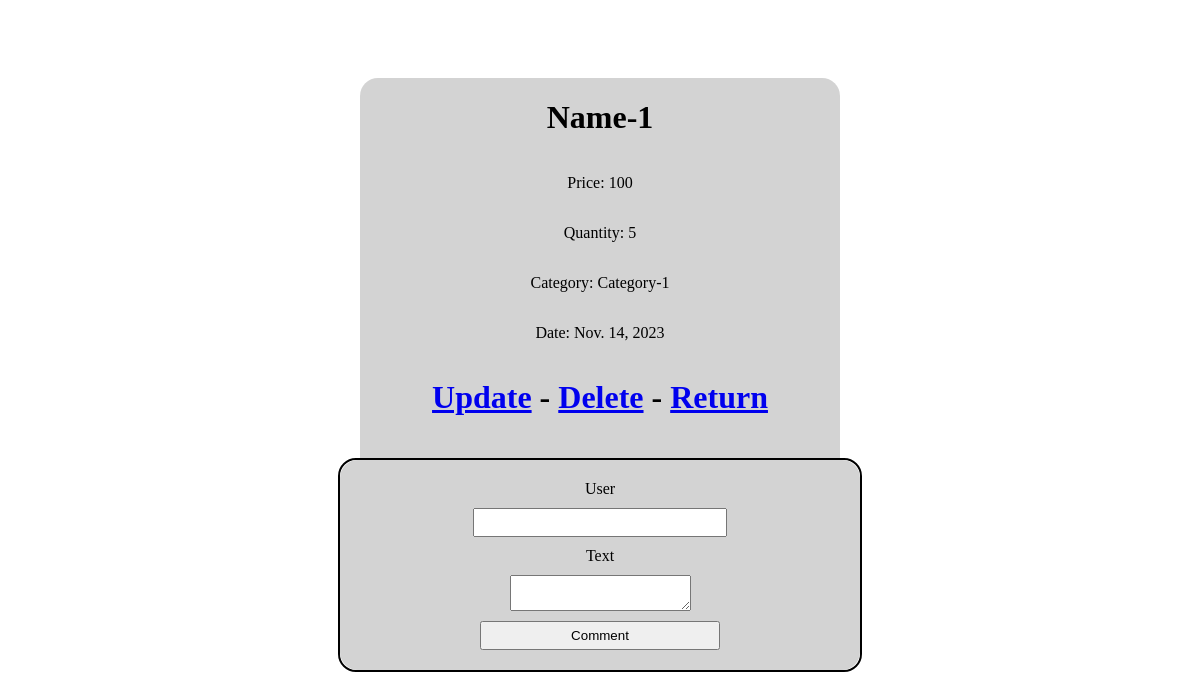
Screenshot of /product/name-1/ with the database file from the repository.
### show_info/models.py (models this page shows, shortened)
class Product(models.Model):
    name = models.CharField('Product name', max_length=255)
    price = models.PositiveIntegerField('Price')
    quantity = models.PositiveIntegerField('Quantity')
    category = models.ForeignKey('Category', on_delete=models.SET_NULL, null=True, verbose_name='Category')
    date = models.DateField('Date add', auto_now_add=True)
    slug = models.SlugField('Slug', max_length=255, unique=True, null=True, blank=True)

class Category(models.Model):
    name = models.CharField('Category name', max_length=255)
    def __str__(self):
        return self.name

### show_info/views.py (the view)
# urls.py: path('product/<slug:p_slug>/', views.product_detail_page, name='product_detail_page'),
def product_detail_page(request, p_slug):
    product = Product.objects.get(slug=p_slug)
    return render(request, 'show_info/product_detail.html', {'title': 'Product Detail', 'product': product})

### show_info/templates/show_info/product_detail.html (shortened to what this page needs)
{% extends 'show_info/layout.html' %}
{% block content %}
    <div class="card_info">
        <h1>{{ product.name }}</h1>
        <p>Price: {{ product.price }}</p>
        <p>Quantity: {{ product.quantity }}</p>
        <p>Category: {{ product.category }}</p>
        <p>Date: {{ product.date }}</p>
        <div>
            <h1>
            <a href="{% url 'product_update_page' product.slug %}">Update</a>
            - <a href="{% url 'product_delete_page' product.slug %}">Delete</a>
            - <a href="{% url 'product_list_page' %}">Return</a></h1>
        </div>
        <div class="comment">
            <form action="{% url 'comment_create'  product.slug %}" method="post">
                <label for="username_id">User</label>
                <input type="text" name="username" id="username_id">
                <label for="comment_id">Text</label>
                <textarea type="text" name="comment" id="comment_id"></textarea>
                <input type="submit" value="Comment">
            </form>
        </div>
    </div>
{% endblock %}

### static/show_info/css/store.css (style rules this page uses)
body { display: flex; flex-direction: column; align-items: center; padding: 70px; }
.card_info { display: flex; flex-direction: column; align-items: center; width: 40vw; background: lightgray; border-radius: 18px; margin-bottom: 10px; }
.card_info .comment { margin-top: 20px; border: 2px solid black; border-radius: 18px; }
body form { padding: 20px; display: flex; flex-direction: column; align-items: center; gap: 10px; width: 40vw; background: lightgray; border-radius: 18px; }
body form input { width: 20vw; padding: 5px; }

### rows the page displays
Product: name "Name-1", price "100", quantity "5", category "Category-1", date "Nov. 14, 2023"
